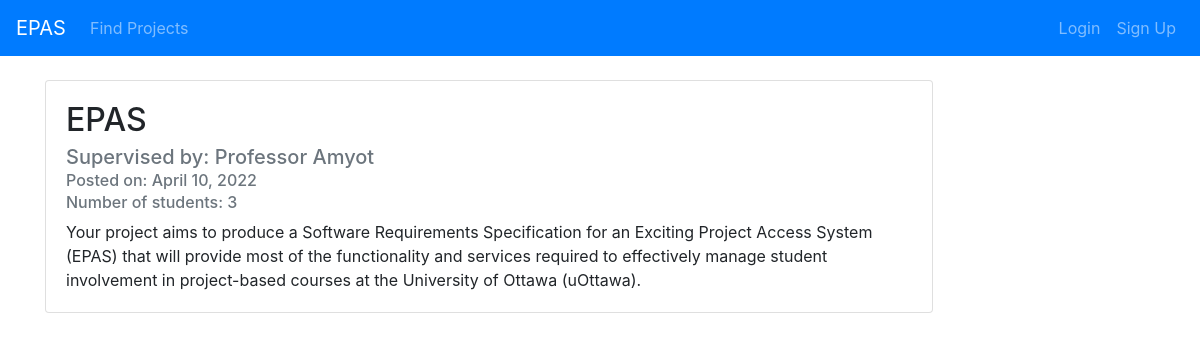
The page /post/19/ on the database its author committed.
### projectListing/models.py (models this page shows, shortened)
class Post(models.Model):
    title = models.CharField(max_length=100, verbose_name='Project name:')
    description = models.TextField(verbose_name='Project description:')
    date_posted = models.DateField(default=timezone.now)
    professor = models.ForeignKey(User, on_delete=models.CASCADE)
    desiredNumStudents = models.IntegerField(verbose_name='Ideal number of students')
    maxNumStudents = models.IntegerField(verbose_name='Max number of students:')
    minTermLength = models.IntegerField(verbose_name='Min number of months:')
    maxTermLength = models.IntegerField(verbose_name='Max number of months:')
    relatedProgram = models.CharField(max_length=100, verbose_name='Program:')
    course = models.CharField(max_length=100, default="null", verbose_name='Course:')
    active = models.BooleanField(default=False, verbose_name='Active')
    isApproved = models.BooleanField(default=False, verbose_name='Approve?')

class User(AbstractUser):
    class Types(models.TextChoices):
        STUDENT = 'STUDENT', 'Student'
        PROFESSOR = 'PROFESSOR', 'Professor'
        CORPORATE_SUPERVISOR = 'CORPORATE_SUPERVISOR', 'Corporate Supervisor'
        PROGRAM_DIRECTOR = 'PROGRAM_DIRECTOR', 'Program Director'
    type = models.CharField(max_length=50, choices=Types.choices, default=Types.STUDENT)

### projectListing/views.py (the view)
# urls.py: path('post/<int:pk>/', PostDetailView.as_view(), name='post-detail'),
class PostDetailView(DetailView):
    model = Post

### projectListing/templates/projectListing/post_detail.html (shortened to what this page needs)
{% extends "projectListing/base.html" %}
{% block content %}
<br>
            <div class="card" style="min-width: 80%; max-width: 80%; margin-bottom: 2rem;">
                <div class="card-body">
                    <h2 class="card-title">{{ object.title }}</h2>
                    <h5 class="card-subtitle mb-2 text-muted">Supervised by: Professor {{ object.professor.last_name }}</h3>
                    <h6 class="card-subtitle mb-2 text-muted">Posted on: {{ object.date_posted }}</h3>
                    <h6 class="card-subtitle mb-2 text-muted">Number of students: {{ object.desiredNumStudents}}</h3>
                    <p class="card-text">{{ object.description }}</p>
                </div>
            </div>
{% endblock content %}

### rows shown on the page
Post: title "EPAS", professor.last_name "Amyot", date_posted "April 10, 2022", desiredNumStudents "3", description "Your project aims to produce a Software Requirements Specification for an Exciting Project Access System (EPAS) that will provide most of the functionality and services required to effectively manage student involvement in project-based courses at the University of Ottawa (uOttawa)."
